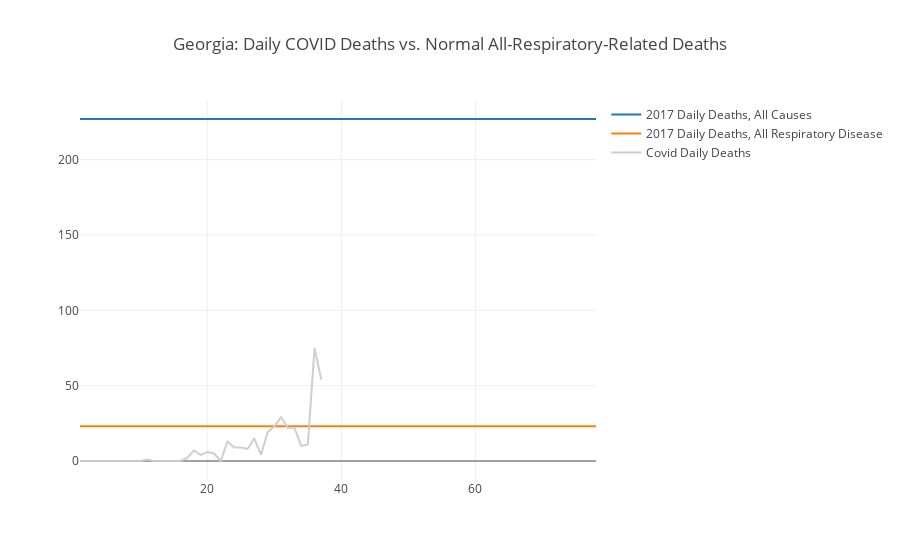

Notebook source saved alongside this figure:
### Code cell
val gaDeaths: Seq[Int] = totalNewDaily(state = Some("Georgia")).map(_.newDeaths).toSeq

val howManyDays: Int = deaths.size
val gaAllDeathsBase: Seq[Int] = (1 to howManyDays).map( d => ga2018DailyDeaths)
val gaRespDeaths: Seq[Int] = (1 to howManyDays).map( d => ga2017DailyDeathsAllResp)



val trace0 = Scatter(
  (1 to howManyDays),
  gaAllDeathsBase,
  name = "2017 Daily Deaths, All Causes"
)



val trace1 = Scatter(
  (1 to howManyDays),
  gaRespDeaths,
  name = "2017 Daily Deaths, All Respiratory Disease"
)



val trace3 = Scatter(
  (1 to howManyDays),
  gaDeaths,
  name = "Covid Daily Deaths",
  mode = ScatterMode(ScatterMode.Lines),
  marker = Marker(
    color = Color.RGBA(204, 204, 204, 0.95),
    line = Line(
      color = Color.RGBA(217, 217, 217, 1.0),
      width = 1.0
    ),
    symbol = Symbol.Circle(),
    size = 3
  )
)

val data = Seq(trace0, trace1, trace3)

val layout = Layout("Georgia: Daily COVID Deaths vs. Normal All-Respiratory-Related Deaths")

plot(data, layout)

### Figure 1 — Plotly figure (JSON) as saved in the notebook; plotly's stock layout.template omitted (floating-point values rounded to 4 significant figures)
{"data": [{"name": "2017 Daily Deaths, All Causes", "type": "scatter", "x": [1, 2, 3, 4, 5, 6, 7, 8, 9, 10, 11, 12, 13, 14, 15, 16, 17, 18, 19, 20, 21, 22, 23, 24, 25, 26, 27, 28, 29, 30, 31, 32, 33, 34, 35, 36, 37, 38, 39, 40, 41, 42, 43, 44, 45, 46, 47, 48, 49, 50, 51, 52, 53, 54, 55, 56, 57, 58, 59, 60, 61, 62, 63, 64, 65, 66, 67, 68, 69, 70, 71, 72, 73, 74, 75, 76, 77, 78], "y": [227, 227, 227, 227, 227, 227, 227, 227, 227, 227, 227, 227, 227, 227, 227, 227, 227, 227, 227, 227, 227, 227, 227, 227, 227, 227, 227, 227, 227, 227, 227, 227, 227, 227, 227, 227, 227, 227, 227, 227, 227, 227, 227, 227, 227, 227, 227, 227, 227, 227, 227, 227, 227, 227, 227, 227, 227, 227, 227, 227, 227, 227, 227, 227, 227, 227, 227, 227, 227, 227, 227, 227, 227, 227, 227, 227, 227, 227]}, {"name": "2017 Daily Deaths, All Respiratory Disease", "type": "scatter", "x": [1, 2, 3, 4, 5, 6, 7, 8, 9, 10, 11, 12, 13, 14, 15, 16, 17, 18, 19, 20, 21, 22, 23, 24, 25, 26, 27, 28, 29, 30, 31, 32, 33, 34, 35, 36, 37, 38, 39, 40, 41, 42, 43, 44, 45, 46, 47, 48, 49, 50, 51, 52, 53, 54, 55, 56, 57, 58, 59, 60, 61, 62, 63, 64, 65, 66, 67, 68, 69, 70, 71, 72, 73, 74, 75, 76, 77, 78], "y": [23, 23, 23, 23, 23, 23, 23, 23, 23, 23, 23, 23, 23, 23, 23, 23, 23, 23, 23, 23, 23, 23, 23, 23, 23, 23, 23, 23, 23, 23, 23, 23, 23, 23, 23, 23, 23, 23, 23, 23, 23, 23, 23, 23, 23, 23, 23, 23, 23, 23, 23, 23, 23, 23, 23, 23, 23, 23, 23, 23, 23, 23, 23, 23, 23, 23, 23, 23, 23, 23, 23, 23, 23, 23, 23, 23, 23, 23]}, {"marker": {"color": "rgba(204, 204, 204, 0.95)", "line": {"color": "rgba(217, 217, 217, 1.0)", "width": 1}, "size": 3, "symbol": "circle"}, "mode": "lines", "name": "Covid Daily Deaths", "type": "scatter", "x": [1, 2, 3, 4, 5, 6, 7, 8, 9, 10, 11, 12, 13, 14, 15, 16, 17, 18, 19, 20, 21, 22, 23, 24, 25, 26, 27, 28, 29, 30, 31, 32, 33, 34, 35, 36, 37, 38, 39, 40, 41, 42, 43, 44, 45, 46, 47, 48, 49, 50, 51, 52, 53, 54, 55, 56, 57, 58, 59, 60, 61, 62, 63, 64, 65, 66, 67, 68, 69, 70, 71, 72, 73, 74, 75, 76, 77, 78], "y": [0, 0, 0, 0, 0, 0, 0, 0, 0, 0, 1, 0, 0, 0, 0, 0, 2, 7, 4, 6, 5, 0, 13, 9, 9, 8, 15, 4, 19, 23, 29, 22, 22, 10, 11, 75, 54]}], "layout": {"title": "Georgia: Daily COVID Deaths vs. Normal All-Respiratory-Related Deaths"}}
